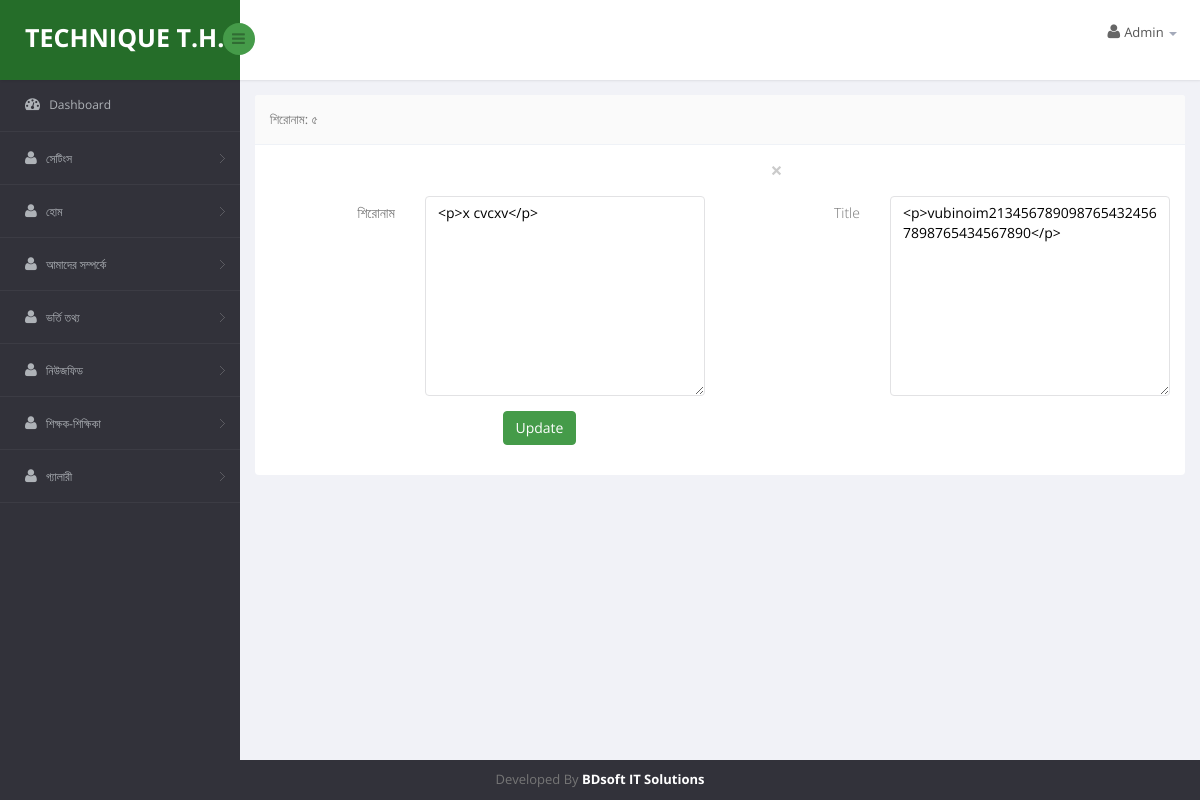
/technique_school/soft/home_heading5.php (signed in), run on the app's committed database.
### tables this page shows
CREATE TABLE `home_heading5` (
  `home_heading5_id` int(11) NOT NULL,
  `bn_title` varchar(500) NOT NULL,
  `en_title` varchar(500) NOT NULL,
  `created_by` int(11) NOT NULL,
  `created_on` datetime NOT NULL,
  `is_updated` int(1) NOT NULL DEFAULT '0',
  `updated_by` int(11) NOT NULL,
  `updated_on` datetime NOT NULL,
  `is_active` int(1) NOT NULL DEFAULT '1'
);

### technique_school/soft/home_heading5.php (the view, shortened to what this page needs)
<?php include 'include/header.php';?>
<?php include 'include/sidebar.php';?>
<?php include 'include/body-top.php';?>
<?php
        $tbl_name="home_heading5";
        $mgs = '';
?>
     <?php
        $sql = "SELECT * FROM $tbl_name WHERE `home_heading5_id` = 1 ";
        $result = mysqli_fetch_array(mysqli_query($con,$sql));
    ?>
     <form class="cmxform form-horizontal " id="signupForm" method="post" action=""  enctype="multipart/form-data">
     <div class="form-group ">
            <div class=" col-md-6 col-md-offset-1 <?=$class?>"><a href="#" class="close" data-dismiss="alert" aria-label="close">×</a><?=$mgs?></div>
        </div>
        <div class="form-group ">
            <label for="bn_title" class="control-label col-lg-2">শিরোনাম </label>
            <div class="col-lg-4">
                <textarea  class=" form-control" id="" name="bn_title" type="text" required style="height: 200px; width: 400p;"><?=$result['bn_title']?></textarea>
            </div>
            <label for="en_title" class="control-label col-lg-2">Title </label>
            <div class="col-lg-4">
                <textarea  class=" form-control" id="" name="en_title" type="text" required style="height: 200px; width: 400p;"><?=$result['en_title']?></textarea>
            </div>
        </div>
       <div class="form-group">
            <div class="col-lg-offset-3 col-md-offset-3 col-sm-offset-3 col-xs-offset-3 col-lg-5">
              <input type="submit" class="btn btn-primary" name="update" value="Update" />
            </div>
        </div>
    </form>
<?php include 'include/body-bottom.php';?>
<?php include 'include/footer.php';?>

### data on the page
home_heading5: bn_title "<p>x cvcxv</p>", en_title "<p>vubinoim2134567890987654324567898765434567890</p>"

### other printed values
$table_heading "শিরোনাম: ৫"
